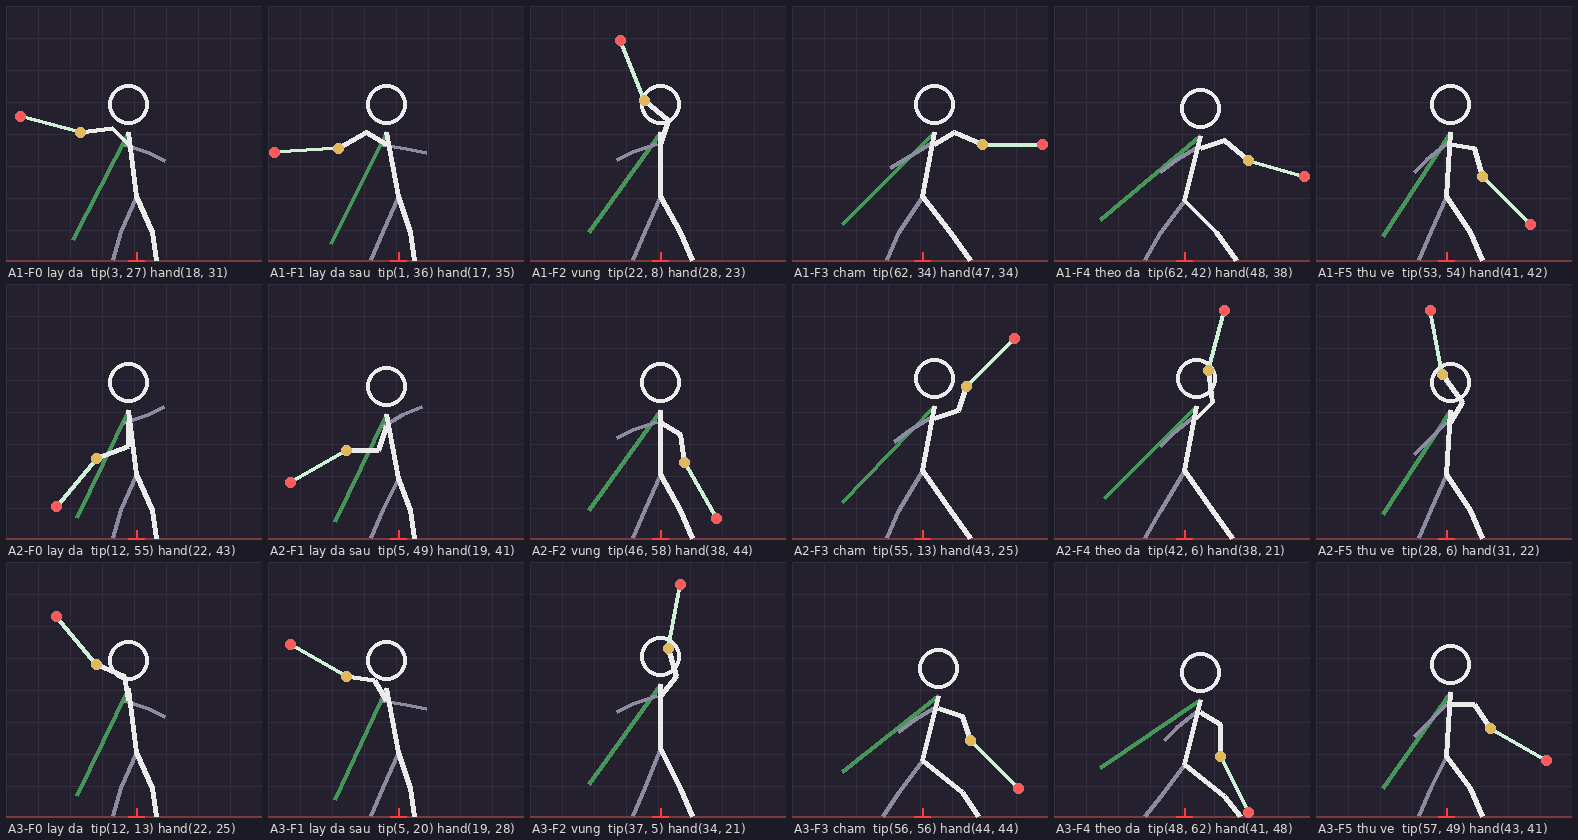

Generate this figure with Python:
from PIL import Image, ImageDraw, ImageFont
import json, math

# Ô 64×64, gốc trên-trái, x phải, y xuống. Pivot (32,63). Quay mặt PHẢI. Kiếm ở tay trước (gần camera).
# Góc kiếm: 0° = chỉ thẳng về trước (phải), +90° = thẳng lên, 180° = về sau, -90° = xuống.
R_HAND, R_ELBOW, R_TIP = 12, 6, 28

def pose(lean, hip_y, ang, elbow_off, back_ang, stance, cloak, knee_bend=0):
    # lean: dịch x của đầu/vai so hông (+ = nghiêng tới)
    hip = (32, hip_y)
    neck = (32 + lean, hip_y - 16)
    head = (32 + lean, hip_y - 23)
    sh = (32 + lean, hip_y - 13)
    a = math.radians(ang)
    hand = (round(sh[0] + R_HAND * math.cos(a)), round(sh[1] - R_HAND * math.sin(a)))
    e = math.radians(ang + elbow_off)
    elbow = (round(sh[0] + R_ELBOW * math.cos(e)), round(sh[1] - R_ELBOW * math.sin(e)))
    tip = (round(sh[0] + R_TIP * math.cos(a)), round(sh[1] - R_TIP * math.sin(a)))
    tip = (max(1, min(62, tip[0])), max(1, min(62, tip[1])))
    b = math.radians(back_ang)
    bsh = (sh[0] - 1, sh[1])
    belbow = (round(bsh[0] + 6 * math.cos(b)), round(bsh[1] - 6 * math.sin(b)))
    bhand = (round(bsh[0] + 11 * math.cos(b)), round(bsh[1] - 11 * math.sin(b)))
    ff, bf = stance  # x bàn chân trước/sau
    fk = (round((hip[0] + ff) / 2 + 1 + knee_bend), round((hip_y + 63) / 2 + 1))
    bk = (round((hip[0] + bf) / 2 - 1), round((hip_y + 63) / 2 + 1))
    return dict(head=head, neck=neck, hip=hip, front_shoulder=sh, front_elbow=elbow, front_hand=hand, sword_tip=tip,
                back_shoulder=bsh, back_elbow=belbow, back_hand=bhand,
                front_knee=fk, front_foot=(ff, 63), back_knee=bk, back_foot=(bf, 63), cloak_tail=cloak)

P = {}
#                         lean hip  ang  elb  back  stance    cloak
# ĐÒN 1 – CHÉM NGANG (kiếm quét từ sau ra trước ở tầm ngực, kết thúc nằm ngang)
P["A1-F0 lay da"]    = pose(-2, 47, 165, -30, -20, (37, 26), (16, 58))
P["A1-F1 lay da sau"] = pose(-3, 47, 185, -35, -10, (36, 25), (15, 59))
P["A1-F2 vung"]      = pose(0, 47, 110, -40, 200, (40, 25), (14, 56))
P["A1-F3 cham"]      = pose(3, 47, 0, 25, 210, (44, 23), (12, 54))
P["A1-F4 theo da"]   = pose(4, 48, -15, 30, 215, (45, 22), (11, 53))
P["A1-F5 thu ve"]    = pose(1, 47, -45, 35, 220, (41, 25), (16, 57))
# ĐÒN 2 – CHÉM CHÉO LÊN (từ thấp sau lưng vung lên cao phía trước, 45°)
P["A2-F0 lay da"]    = pose(-2, 47, -130, 40, 20, (37, 26), (17, 58))
P["A2-F1 lay da sau"] = pose(-3, 48, -150, 40, 30, (36, 25), (16, 59))
P["A2-F2 vung"]      = pose(0, 47, -60, 35, 200, (40, 25), (14, 56))
P["A2-F3 cham"]      = pose(3, 46, 45, -25, 215, (44, 23), (12, 54))
P["A2-F4 theo da"]   = pose(3, 46, 75, -30, 220, (44, 22), (12, 53))
P["A2-F5 thu ve"]    = pose(1, 47, 100, -35, 225, (41, 25), (16, 57))
# ĐÒN 3 – CHÉM CHÉO XUỐNG (từ cao sau đầu bổ xuống trước, 45°, chạm đất)
P["A3-F0 lay da"]    = pose(-2, 47, 130, -35, -20, (37, 26), (17, 58))
P["A3-F1 lay da sau"] = pose(-3, 47, 150, -35, -10, (36, 25), (16, 59))
P["A3-F2 vung"]      = pose(0, 46, 80, -30, 200, (40, 25), (14, 55))
P["A3-F3 cham"]      = pose(4, 49, -45, 25, 215, (46, 22), (12, 52), 2)
P["A3-F4 theo da"]   = pose(4, 50, -65, 30, 220, (46, 22), (11, 51), 2)
P["A3-F5 thu ve"]    = pose(1, 48, -30, 30, 225, (41, 25), (16, 56))

S = 4; W = 64 * S
names = list(P); cols, rows = 6, 3
font = ImageFont.truetype("/usr/share/fonts/truetype/dejavu/DejaVuSans.ttf", 12)

def draw_frame(p, S, label=None):
    W = 64 * S
    im = Image.new("RGB", (W, W), (36, 32, 46)); d = ImageDraw.Draw(im)
    pt = lambda c: (c[0] * S + S // 2, c[1] * S + S // 2)
    for g in range(0, 64, 8):
        d.line([g * S, 0, g * S, W], fill=(50, 46, 62)); d.line([0, g * S, W, g * S], fill=(50, 46, 62))
    d.line([0, 63 * S + S // 2, W, 63 * S + S // 2], fill=(120, 60, 60), width=2)
    d.line([pt(p["neck"]), pt(p["cloak_tail"])], fill=(70, 150, 90), width=4)
    d.line([pt(p["hip"]), pt(p["back_knee"]), pt(p["back_foot"])], fill=(140, 140, 160), width=4, joint="curve")
    d.line([pt(p["back_shoulder"]), pt(p["back_elbow"]), pt(p["back_hand"])], fill=(140, 140, 160), width=4, joint="curve")
    d.line([pt(p["neck"]), pt(p["hip"])], fill=(235, 235, 235), width=5)
    hx, hy = pt(p["head"]); d.ellipse([hx - 5 * S, hy - 5 * S, hx + 5 * S, hy + 5 * S], outline=(235, 235, 235), width=4)
    d.line([pt(p["hip"]), pt(p["front_knee"]), pt(p["front_foot"])], fill=(235, 235, 235), width=5, joint="curve")
    d.line([pt(p["front_shoulder"]), pt(p["front_elbow"]), pt(p["front_hand"])], fill=(235, 235, 235), width=5, joint="curve")
    d.line([pt(p["front_hand"]), pt(p["sword_tip"])], fill=(206, 240, 214), width=4)
    tx, ty = pt(p["sword_tip"]); d.ellipse([tx - 5, ty - 5, tx + 5, ty + 5], fill=(255, 90, 90))
    fx, fy = pt(p["front_hand"]); d.ellipse([fx - 5, fy - 5, fx + 5, fy + 5], fill=(225, 184, 90))
    px, py = pt((32, 63)); d.line([px - 8, py, px + 8, py], fill=(255, 60, 60), width=2); d.line([px, py - 8, px, py + 8], fill=(255, 60, 60), width=2)
    if label: d.text((4, 4), label, fill=(220, 220, 220), font=font)
    return im

sheet = Image.new("RGB", (cols * W + (cols + 1) * 6, rows * (W + 22) + 6), (28, 26, 36))
d = ImageDraw.Draw(sheet)
for i, n in enumerate(names):
    r, c = divmod(i, cols)
    ox, oy = 6 + c * (W + 6), 6 + r * (W + 22)
    sheet.paste(draw_frame(P[n], S), (ox, oy))
    p = P[n]
    d.text((ox + 2, oy + W + 3), f"{n}  tip{p['sword_tip']} hand{p['front_hand']}", fill=(220, 220, 220), font=font)
sheet.save("combo-que2.png")

frames = [draw_frame(P[n], 5, n) for n in names]
dur = [90, 80, 50, 90, 70, 120] * 3
frames[0].save("combo-que2.gif", save_all=True, append_images=frames[1:], duration=dur, loop=0)
json.dump(P, open("combo-que2.json", "w"), indent=1)

# in dòng toạ độ cho prompt
for n in names:
    p = P[n]
    print(f"{n}: head {p['head']} neck {p['neck']} hip {p['hip']}; front arm shoulder {p['front_shoulder']} elbow {p['front_elbow']} hand {p['front_hand']}, sword tip {p['sword_tip']}; back arm {p['back_shoulder']}->{p['back_elbow']}->{p['back_hand']}; front leg knee {p['front_knee']} foot {p['front_foot']}; back leg knee {p['back_knee']} foot {p['back_foot']}; cloak tail {p['cloak_tail']}.")
